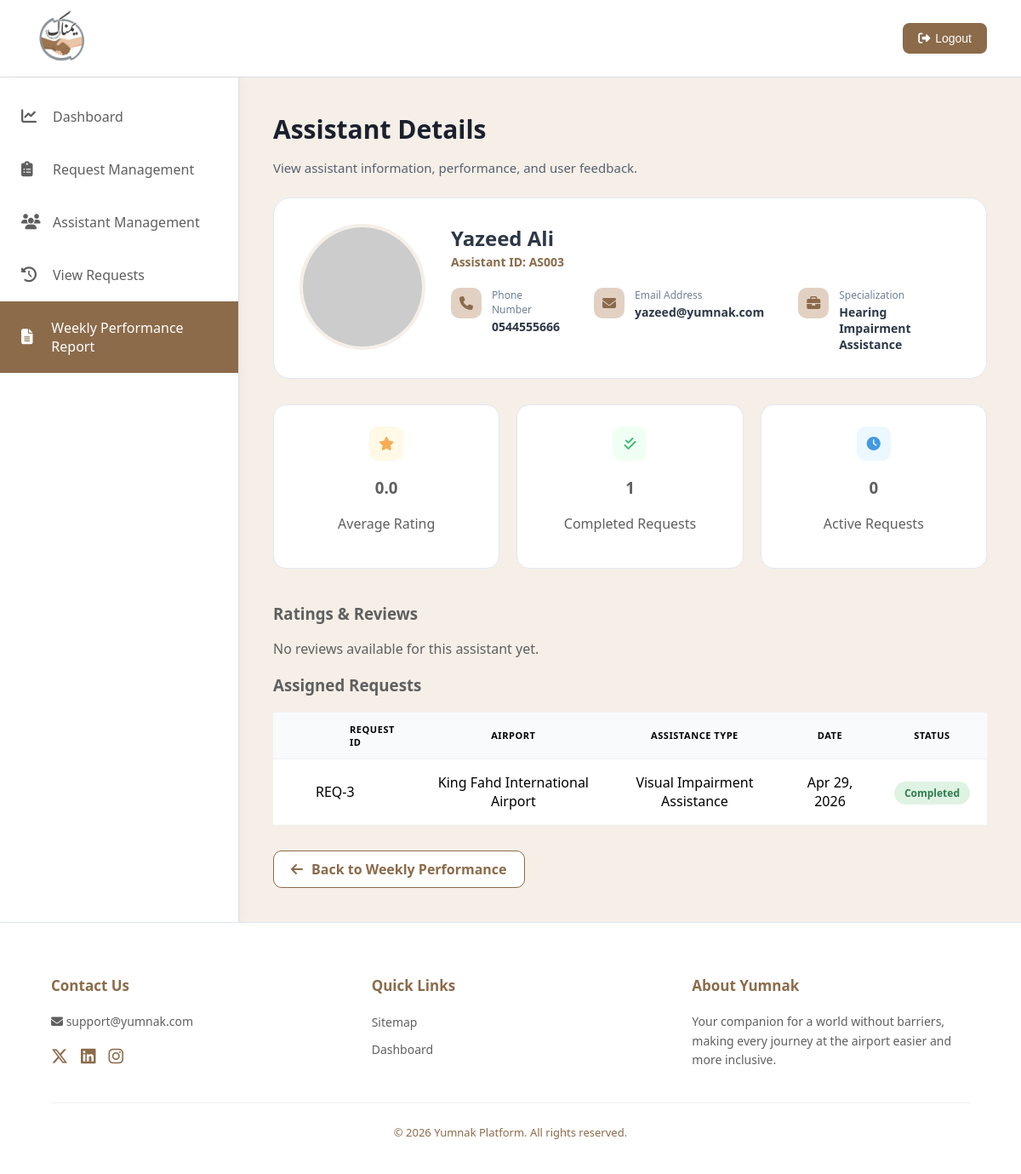
The page /Assistant_profile.php?id=3 (signed in) on the database its author committed.
### tables this page shows
CREATE TABLE ASSISTANT (
    AssistantID INT(11) AUTO_INCREMENT PRIMARY KEY,
    Name VARCHAR(100) NOT NULL,
    Phone VARCHAR(20) NOT NULL,
    Email VARCHAR(100) UNIQUE NOT NULL,
    Specialization ENUM(
        'Wheelchair Assistance', 
        'Mobility Assistance', 
        'Visual Impairment Assistance', 
        'Hearing Impairment Assistance', 
        'Cognitive Assistance'
    ) NOT NULL,
    AdminID INT,
    FOREIGN KEY (AdminID) REFERENCES ADMIN(AdminID) ON DELETE SET NULL
);

CREATE TABLE ASSISTANCE_REQUEST (
    RequestID INT(11) AUTO_INCREMENT PRIMARY KEY,
    PreferredTime DATETIME NOT NULL,
    Date DATETIME DEFAULT CURRENT_TIMESTAMP,
    ExtraNote VARCHAR(255),
    Status ENUM('Pending', 'Accepted', 'Rejected', 'Cancelled', 'Completed') DEFAULT 'Pending', 
    IsPaid BOOLEAN DEFAULT FALSE,
    TravelerID INT NOT NULL,
    AdminID INT,
    AssistantID INT,
    GateID VARCHAR(50) NOT NULL,
    FOREIGN KEY (TravelerID) REFERENCES TRAVELER(UserID) ON DELETE CASCADE,
    FOREIGN KEY (AdminID) REFERENCES ADMIN(AdminID) ON DELETE SET NULL,
    FOREIGN KEY (AssistantID) REFERENCES ASSISTANT(AssistantID) ON DELETE SET NULL,
    FOREIGN KEY (GateID) REFERENCES GATE(GateID) ON DELETE RESTRICT
);

CREATE TABLE AIRPORT (
    AirportID INT(11) AUTO_INCREMENT PRIMARY KEY,
    AirportName VARCHAR(150) NOT NULL,
    City VARCHAR(100) NOT NULL,
    ImagePath VARCHAR(255) NOT NULL
);

### Assistant_profile.php (the view, shortened to what this page needs)
<?php
require 'db_connection.php';
$assistant_id = isset($_GET['id']) ? intval($_GET['id']) : 0;
$stmt = $conn->prepare("SELECT * FROM ASSISTANT WHERE AssistantID = ?");
$stmt->bind_param("i", $assistant_id);
$stmt->execute();
$assistant_result = $stmt->get_result();
$assistant = $assistant_result->fetch_assoc();
$stats_sql = "SELECT
    (SELECT COUNT(*) FROM ASSISTANCE_REQUEST
     WHERE AssistantID = $assistant_id AND Status = 'Completed'
     AND YEARWEEK(Date, 1) = YEARWEEK(CURDATE(), 1)) AS CompletedCount,
    (SELECT COUNT(*) FROM ASSISTANCE_REQUEST
     WHERE AssistantID = $assistant_id AND Status IN ('Pending', 'Accepted')
     AND YEARWEEK(Date, 1) = YEARWEEK(CURDATE(), 1)) AS AssignedCount,
    (SELECT ROUND(AVG(r.Stars), 1) FROM REVIEW r
     JOIN ASSISTANCE_REQUEST ar ON r.RequestID = ar.RequestID
     WHERE ar.AssistantID = $assistant_id
     AND YEARWEEK(r.Date, 1) = YEARWEEK(CURDATE(), 1)) AS AvgRating";
$stats_result = $conn->query($stats_sql);
$stats = $stats_result->fetch_assoc();
$rating = $stats['AvgRating'] ? $stats['AvgRating'] : "0.0";
$reviews_sql = "SELECT r.Stars, r.Comment, r.Date, ar.RequestID, t.UserName
                FROM REVIEW r
                JOIN ASSISTANCE_REQUEST ar ON r.RequestID = ar.RequestID
                JOIN TRAVELER t ON ar.TravelerID = t.UserID
                WHERE ar.AssistantID = $assistant_id
                AND YEARWEEK(r.Date, 1) = YEARWEEK(CURDATE(), 1)";
$reviews_result = $conn->query($reviews_sql);
$requests_sql = "SELECT ar.RequestID, a.AirportName, ar.Date, ar.Status, IFNULL(aty.AssistanceName, 'N/A') as AssistanceName
                 FROM ASSISTANCE_REQUEST ar
                 LEFT JOIN GATE g ON ar.GateID = g.GateID
                 LEFT JOIN AIRPORT a ON g.AirportID = a.AirportID
                 LEFT JOIN REQUEST_TYPE rt ON ar.RequestID = rt.RequestID
                 LEFT JOIN ASSISTANCE_TYPE aty ON rt.AssistanceTypeID = aty.AssistanceTypeID
                 WHERE ar.AssistantID = $assistant_id
                 AND YEARWEEK(ar.Date, 1) = YEARWEEK(CURDATE(), 1)
                 ORDER BY ar.Date DESC";
$requests_result = $conn->query($requests_sql);
?>
<!DOCTYPE html>
<html lang="ar" dir="ltr">
<head>
<link rel="stylesheet" href="https://cdnjs.cloudflare.com/ajax/libs/font-awesome/6.5.1/css/all.min.css">
<link rel="stylesheet" href="StyleM.css">
</head>
<body>
<header>
    <div class="logo">
        <img src="Image/Yumnak-Logo.png" alt="Yumnak Logo">
    </div>
    <div class="logout">
        <button onclick="window.location.href='logout.php'">
            <i class="fas fa-sign-out-alt"></i>
            Logout
        </button>
    </div>
</header>
<div class="container">
            <aside class="sidebar">
    <a href="Admin-Dashboard.php" class="sidebar-item">
        <i class="fa-solid fa-chart-line"></i> Dashboard
    </a>
    <a href="request-management.php" class="sidebar-item">
        <i class="fa-solid fa-clipboard-list"></i> Request Management
    </a>
    <a href="Assistant_Management.php" class="sidebar-item">
        <i class="fa-solid fa-users"></i> Assistant Management
    </a>
    <a href="view-requests.php" class="sidebar-item">
        <i class="fa-solid fa-clock-rotate-left"></i> View Requests
    </a>
    <a href="Weekly_Performance.php" class="sidebar-item active">
        <i class="fa-solid fa-file-lines"></i> Weekly Performance Report
    </a>
</aside>
<main class="main-content">
    <div class="headline">
        <h1>Assistant Details</h1>
        <p>View assistant information, performance, and user feedback.</p>
    </div>
    <div class="profile-header-card">
            <img src="https://ui-avatars.com/api/?name=<?php echo urlencode($assistant['Name']); ?>&background=8B6B4A&color=fff" alt="Profile" class="main-avatar">
            <div class="profile-info-grid">
                <div class="name-section">
                    <h2><?php echo htmlspecialchars($assistant['Name']); ?></h2>
                    <span class="id-tag">Assistant ID: AS00<?php echo $assistant['AssistantID']; ?></span>
                </div>
                <div class="contact-details-row">
                    <div class="detail-item">
                        <i class="fa-solid fa-phone"></i>
                        <div><label>Phone Number</label><p><?php echo htmlspecialchars($assistant['Phone']); ?></p></div>
                    </div>
                    <div class="detail-item">
                        <i class="fa-solid fa-envelope"></i>
                        <div><label>Email Address</label><p><?php echo htmlspecialchars($assistant['Email']); ?></p></div>
                    </div>
                    <div class="detail-item">
                        <i class="fa-solid fa-briefcase"></i>
                        <div><label>Specialization</label><p><?php echo htmlspecialchars($assistant['Specialization']); ?></p></div>
                    </div>
                </div>
            </div>
        </div>
    <div class="stats-container">
            <div class="stat-box"><div class="stat-icon rating-bg"><i class="fa-solid fa-star"></i></div><h3><?php echo $rating; ?></h3><p>Average Rating</p></div>
            <div class="stat-box"><div class="stat-icon completed-bg"><i class="fa-solid fa-check-double"></i></div><h3><?php echo $stats['CompletedCount']; ?></h3><p>Completed Requests</p></div>
            <div class="stat-box"><div class="stat-icon assigned-bg"><i class="fa-solid fa-clock"></i></div><h3><?php echo $stats['AssignedCount']; ?></h3><p>Active Requests</p></div>
        </div>
       <div class="reviews-section">
        <h3>Ratings & Reviews</h3>
        <?php if ($reviews_result->num_rows > 0) { ?>
        <div class="slider-wrapper">
            <button class="nav-btn prev" onclick="moveSlider(-1)"><i class="fa-solid fa-chevron-left"></i></button>
            <div class="reviews-slider-container">
                <div class="reviews-track" id="reviewsTrack">
                    <?php while($rev = $reviews_result->fetch_assoc()) { ?>
                    <div class="review-card">
                        <img src="https://ui-avatars.com/api/?name=<?php echo urlencode($rev['UserName']); ?>" class="reviewer-img">
                        <div class="review-content">
                            <div class="review-header">
                                <h4><?php echo htmlspecialchars($rev['UserName']); ?> <span>(REQ-<?php echo $rev['RequestID']; ?>)</span></h4>
                                <span class="time-ago"><?php echo date("d M Y", strtotime($rev['Date'])); ?></span>
                            </div>
                            <div class="stars">
                                <?php for($i=0; $i<$rev['Stars']; $i++) { echo '<i class="fa-solid fa-star"></i>'; } ?>
                                <?php echo $rev['Stars']; ?>.0
                            </div>
                            <p>"<?php echo htmlspecialchars($rev['Comment']); ?>"</p>
                        </div>
                    </div>
                    <?php } ?>
                </div>
            </div>
            <button class="nav-btn next" onclick="moveSlider(1)"><i class="fa-solid fa-chevron-right"></i></button>
        </div>
        <?php } else { echo "<p>No reviews available for this assistant yet.</p>"; } ?>
    </div>
        <div class="table-container-details">
            <h3>Assigned Requests</h3>
            <table class="req-tab">
                <thead>
                    <tr><th>Request ID</th><th>Airport</th><th>Assistance Type</th><th>Date</th><th>Status</th></tr>
                </thead>
                <tbody>
                    <?php
                    if ($requests_result->num_rows > 0) {
                        while($req = $requests_result->fetch_assoc()) {
                            $statusClass = strtolower($req['Status']);
                    ?>
                    <tr>
                        <td>REQ-<?php echo $req['RequestID']; ?></td>
                        <td><?php echo htmlspecialchars($req['AirportName']); ?></td>
                        <td><?php echo htmlspecialchars($req['AssistanceName']); ?></td>
                        <td><?php echo date("M d, Y", strtotime($req['Date'])); ?></td>
                        <td><span class="status-badge <?php echo $statusClass; ?>"><?php echo htmlspecialchars($req['Status']); ?></span></td>
                    </tr>
                    <?php } } else { echo "<tr><td colspan='5'>No assigned requests found.</td></tr>"; } ?>
                </tbody>
            </table>
        </div>
        <a href="Weekly_Performance.php" class="btn-back-link"><i class="fa-solid fa-arrow-left"></i> Back to Weekly Performance</a>
    </main>
</div>
<footer class="footer">
    <div class="footer-content">
        <div class="footer-section">
            <h4>Contact Us</h4>
            <p><i class="fas fa-envelope"></i> support@yumnak.com</p>
            <div class="social-icons">
                <a href="#"><i class="fa-brands fa-x-twitter"></i></a>
                <a href="#"><i class="fab fa-linkedin"></i></a>
                <a href="#"><i class="fab fa-instagram"></i></a>
            </div>
        </div>
        <div class="footer-section">
            <h4>Quick Links</h4>
            <ul class="footer-links">
                <li><a href="#">Sitemap</a></li>
                <li><a href="Admin-Dashboard.php">Dashboard</a></li>
            </ul>
        </div>
        <div class="footer-section about-yumnak">
            <h4>About Yumnak</h4>
            <p>Your companion for a world without barriers, making every journey at the airport easier and more inclusive.</p>
        </div>
    </div>
    <div class="footer-bottom">
        &copy; 2026 Yumnak Platform. All rights reserved.
    </div>
</footer>
</body>
</html>

### rows shown on the page
assistant: Name "Yazeed Ali", AssistantID "3", Phone "0544555666", Email "yazeed@yumnak.com", Specialization "Hearing Impairment Assistance"
assistance_request: RequestID "3", airport.AirportName "King Fahd International Airport", AssistanceName "Visual Impairment Assistance", Date "Apr 29, 2026", Status "Completed"

### other values the page prints
$rating "0.0"
$stats['CompletedCount'] "1"
$stats['AssignedCount'] "0"
